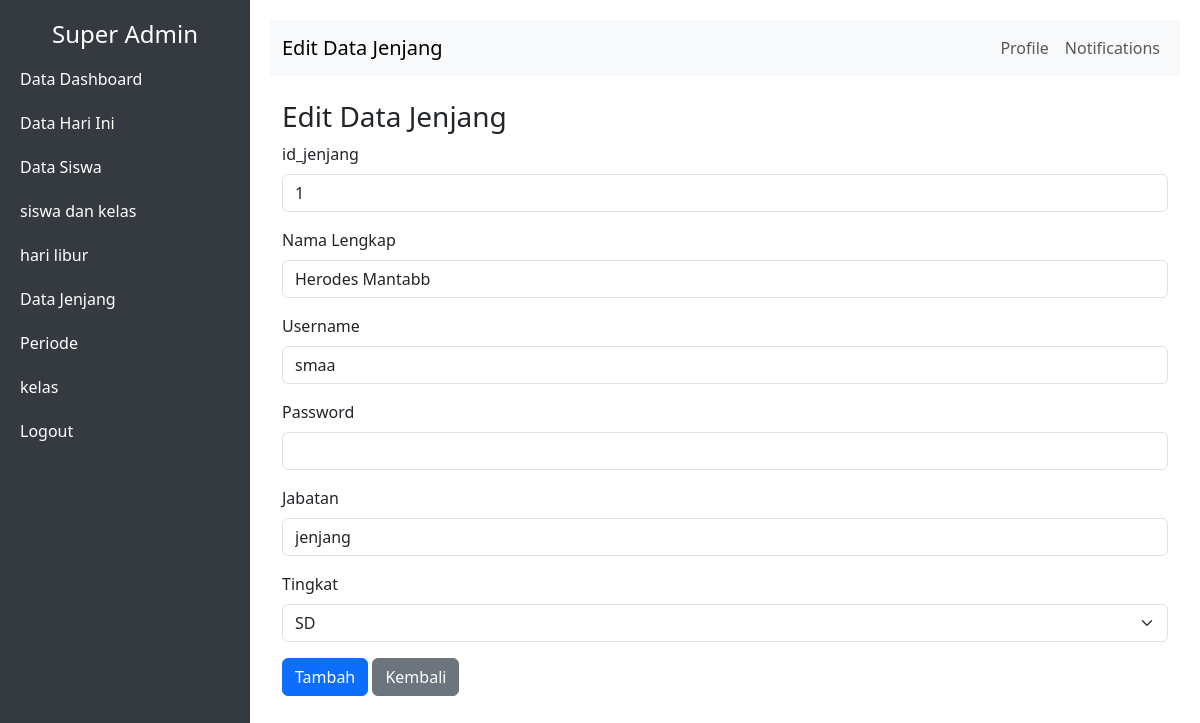
/edit_data_jenjang.php?id=1 (signed in), run on the app's committed database.
### tables this page shows
CREATE TABLE `jenjang` (
  `id_jenjang` int(10) NOT NULL AUTO_INCREMENT,
  `id_user` int(10) DEFAULT NULL,
  `nama_lengkap` varchar(100) DEFAULT NULL,
  `id_tingkat` int(10) DEFAULT NULL,
  `status_hapus` int(10) NOT NULL DEFAULT 0,
  PRIMARY KEY (`id_jenjang`)
);

CREATE TABLE `users` (
  `id_user` int(10) NOT NULL AUTO_INCREMENT,
  `username` varchar(100) DEFAULT NULL,
  `password` varchar(100) DEFAULT NULL,
  `jabatan` enum('jenjang','wali_kelas','admin') DEFAULT NULL,
  `status_hapus` int(10) NOT NULL DEFAULT 0,
  PRIMARY KEY (`id_user`),
  UNIQUE KEY `username` (`username`)
);

### edit_data_jenjang.php (the view, shortened to what this page needs)
<?php
include "koneksi.php";
$id_jenjang= $_GET['id'];
$query_jenjang = mysqli_query($conn,"SELECT * from jenjang where id_jenjang = '$id_jenjang'");
$row_jenjang = mysqli_fetch_array($query_jenjang);
$id_user = $row_jenjang['id_user'];
?>
<!DOCTYPE html>
<html lang="en">
<head>
    <link href="https://cdn.jsdelivr.net/npm/bootstrap@5.3.0/dist/css/bootstrap.min.css" rel="stylesheet">
</head>
<body>
    <?php include "navbar.php"; ?>
    <div class="content">
        <nav class="navbar navbar-expand-lg navbar-light bg-light">
            <div class="container-fluid">
                <a class="navbar-brand" href="#">Edit Data Jenjang</a>
                <div class="collapse navbar-collapse" id="navbarNav">
                    <ul class="navbar-nav ms-auto">
                        <li class="nav-item">
                            <a class="nav-link" href="#">Profile</a>
                        </li>
                        <li class="nav-item">
                            <a class="nav-link" href="#">Notifications</a>
                        </li>
                    </ul>
                </div>
            </div>
        </nav>
        <div class="container mt-4">
        <h3>Edit Data Jenjang</h3>
        <form method="POST" action="proses_edit_jenjang.php">
        <div class="mb-3">
                <label for="id_jenjang" class="form-label">id_jenjang</label>
                <input type="text" class="form-control" id="id_jenjang" name="id_jenjang" value="<?php echo $row_jenjang['id_jenjang']; ?>" required>
            </div>
            <div class="mb-3">
                <label for="nama_lengkap" class="form-label">Nama Lengkap</label>
                <input type="text" class="form-control" id="nama_lengkap" name="nama_lengkap" value="<?php echo $row_jenjang['nama_lengkap']; ?>" required>
            </div>
            <?php
            $query = mysqli_query($conn,"SELECT * from users where id_user = '$id_user'");
            $row = mysqli_fetch_array($query);
            ?>
            <div class="mb-3">
                <label for="username" class="form-label">Username</label>
                <input type="text" class="form-control" id="username" name="username" value="<?php echo $row['username']; ?>" required>
            </div>
            <div class="mb-3">
                <label for="password" class="form-label">Password</label>
                <input type="password" class="form-control" id="password" name="password" value="" required>
            </div>
            <div class="mb-3">
                <label for="jabatan" class="form-label">Jabatan</label>
                <input type="text" class="form-control" id="jabatan" name="jabatan" value="jenjang" readonly>
            </div>
            <div class="mb-3">
                <label for="id_tingkat" class="form-label">Tingkat</label>
                <select class="form-select" id="id_tingkat" name="id_tingkat" required>
                    <?php
                    $query_tingkat = "SELECT id_tingkat, tingkat FROM tingkat";
                    $result_tingkat = mysqli_query($conn, $query_tingkat);
                    while ($tingkat = mysqli_fetch_assoc($result_tingkat)) {
                        $selected = $tingkat['id_tingkat'] == $row_jenjang['id_tingkat'] ? 'selected' : '';
                        echo "<option value='{$tingkat['id_tingkat']}' $selected>{$tingkat['tingkat']}</option>";
                    }
                    ?>
                </select>
            </div>
            <button type="submit" class="btn btn-primary">Tambah</button>
            <a href="admin_dashboard.php" class="btn btn-secondary">Kembali</a>
        </form>
        </div>
    </div>
</body>
</html>

### edit_data_jenjang.php (style rules this page uses)
body { display: flex; height: 100vh; margin: 0; overflow: hidden; }
.content { flex: 1; padding: 20px; overflow-y: auto; }
.navbar { background-color: #f8f9fa; }

### data on the page
jenjang: id_jenjang "1", nama_lengkap "Herodes Mantabb"
users: username "smaa"

### other printed values
form field id_tingkat "SD"
